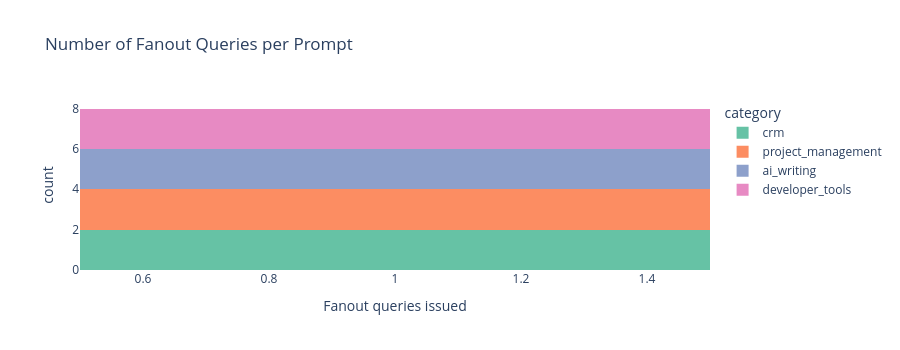

Source (notebook cell):
### Markdown cell above
---
## Section 1 — How Many Fanout Queries Per Prompt?

The first question: how aggressively does OpenAI expand a single user prompt into multiple searches?

### Code cell
print("=== Fanout Count Statistics ===")
print(ok["n_queries"].describe().round(2).to_string())

fig = px.histogram(
    ok, x="n_queries", color="category",
    nbins=6, barmode="stack",
    title="Number of Fanout Queries per Prompt",
    labels={"n_queries": "Fanout queries issued", "count": "Prompts"},
    color_discrete_sequence=px.colors.qualitative.Set2,
)
fig.update_layout(plot_bgcolor="white", paper_bgcolor="white", height=350)
fig.show()

print("\nFanout count by category:")
print(ok.groupby("category")["n_queries"].agg(["mean", "min", "max"]).round(1).to_string())

### Figure 1 — Plotly figure (JSON) as saved in the notebook; plotly's stock layout.template omitted (floating-point values rounded to 4 significant figures)
{"data": [{"bingroup": "x", "hovertemplate": "category=crm<br>Fanout queries issued=%{x}<br>count=%{y}<extra></extra>", "legendgroup": "crm", "marker": {"color": "rgb(102,194,165)", "pattern": {"shape": ""}}, "name": "crm", "nbinsx": 6, "orientation": "v", "showlegend": true, "type": "histogram", "x": [1, 1], "xaxis": "x", "yaxis": "y"}, {"bingroup": "x", "hovertemplate": "category=project_management<br>Fanout queries issued=%{x}<br>count=%{y}<extra></extra>", "legendgroup": "project_management", "marker": {"color": "rgb(252,141,98)", "pattern": {"shape": ""}}, "name": "project_management", "nbinsx": 6, "orientation": "v", "showlegend": true, "type": "histogram", "x": [1, 1], "xaxis": "x", "yaxis": "y"}, {"bingroup": "x", "hovertemplate": "category=ai_writing<br>Fanout queries issued=%{x}<br>count=%{y}<extra></extra>", "legendgroup": "ai_writing", "marker": {"color": "rgb(141,160,203)", "pattern": {"shape": ""}}, "name": "ai_writing", "nbinsx": 6, "orientation": "v", "showlegend": true, "type": "histogram", "x": [1, 1], "xaxis": "x", "yaxis": "y"}, {"bingroup": "x", "hovertemplate": "category=developer_tools<br>Fanout queries issued=%{x}<br>count=%{y}<extra></extra>", "legendgroup": "developer_tools", "marker": {"color": "rgb(231,138,195)", "pattern": {"shape": ""}}, "name": "developer_tools", "nbinsx": 6, "orientation": "v", "showlegend": true, "type": "histogram", "x": [1, 1], "xaxis": "x", "yaxis": "y"}], "layout": {"barmode": "stack", "height": 350, "legend": {"title": {"text": "category"}, "tracegroupgap": 0}, "paper_bgcolor": "white", "plot_bgcolor": "white", "title": {"text": "Number of Fanout Queries per Prompt"}, "xaxis": {"anchor": "y", "domain": [0.0, 1.0], "title": {"text": "Fanout queries issued"}}, "yaxis": {"anchor": "x", "domain": [0.0, 1.0], "title": {"text": "count"}}}}
